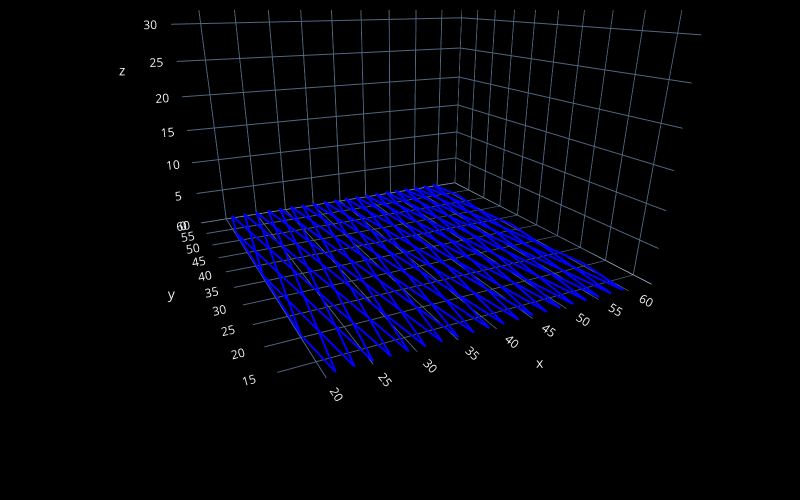

The notebook cell this image was saved under:
### Code cell
# preview the design

fc.transform(steps, 'plot', fc.PlotControls(style='line', zoom=0.7))
# hover the cursor over the lines in the plot to check xyz positions of the points in the design

# uncomment the next line to create a plot with real heights/widths for extruded lines to preview the real 3D printed geometry
# fc.transform(steps, 'plot', fc.PlotControls(style='tube', zoom=0.7, initialization_data={'extrusion_width': EW, 'extrusion_height': EH}))

# uncomment the next line to create a neat preview (click the top-left button in the plot for a .png file) - post and tag @FullControlXYZ :)
# fc.transform(steps, 'plot', fc.PlotControls(neat_for_publishing=True, zoom=0.5, initialization_data={'extrusion_width': EW, 'extrusion_height': EH}))

### Figure 1 — Plotly figure (JSON) as saved in the notebook; plotly's stock layout.template omitted (floating-point values rounded to 4 significant figures; data arrays with more than 128 entries replaced by an {"elided": "..."} marker saying what was removed)
{"data": [{"line": {"color": {"elided": "243 str values"}, "width": 4}, "mode": "lines", "showlegend": false, "type": "scatter3d", "x": {"elided": "243 int values"}, "y": {"elided": "243 int values"}, "z": {"elided": "243 float values"}}, {"marker": {"color": "red", "size": 2}, "mode": "markers", "showlegend": false, "type": "scatter3d", "x": [], "y": [], "z": []}], "layout": {"height": 500, "margin": {"b": 10, "l": 10, "pad": 4, "r": 10, "t": 10}, "paper_bgcolor": "black", "scene": {"aspectmode": "cube", "camera": {"center": {"x": 0, "y": 0, "z": -0.5}, "eye": {"x": -0.7143, "y": -1.429, "z": 0.2143}}, "xaxis": {"backgroundcolor": "black", "nticks": 10, "range": [16.0, 64.0]}, "yaxis": {"backgroundcolor": "black", "nticks": 10, "range": [12.0, 60.0]}, "zaxis": {"backgroundcolor": "black", "nticks": 10, "range": [0, 48.0]}}, "width": 800}}
